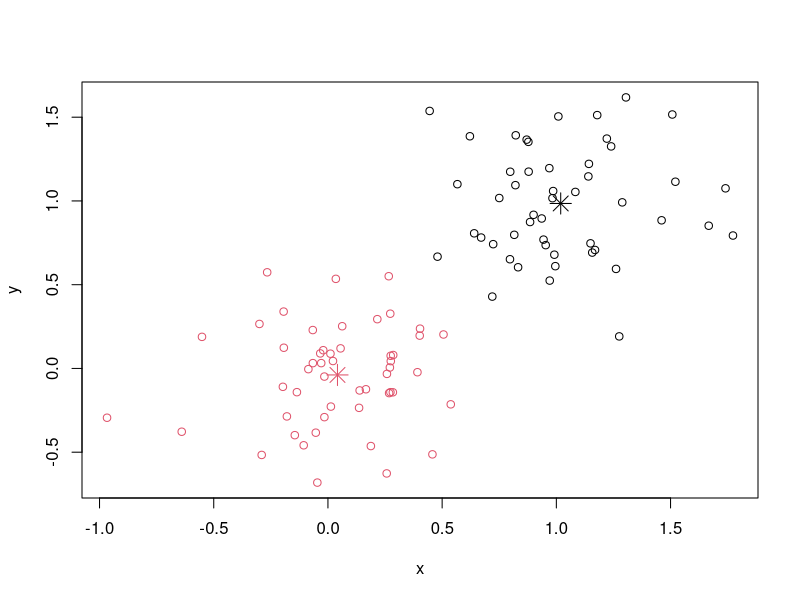
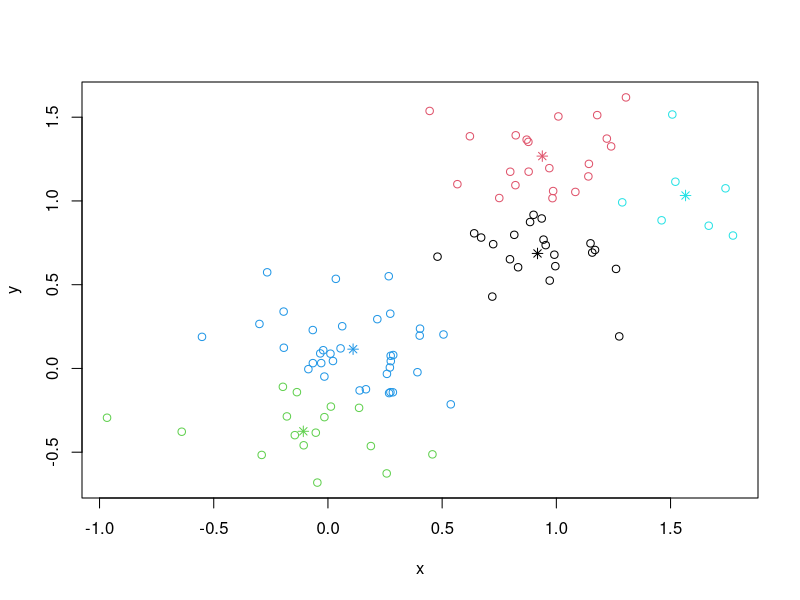

These charts were generated, in order, by the following R code:
require(graphics)

x <- rbind(matrix(rnorm(100,sd=0.3),ncol=2),
           matrix(rnorm(100,mean=1,sd=0.3),
                  ncol=2))

colnames(x) <- c("x","y")
cl <- kmeans(x,2)
cl

plot(x,col=cl$cluster)
points(cl$centers,col=1:2,pch=8,cex=2)

cl <- kmeans(x,5,nstart=25)
plot(x,col=cl$cluster)
points(cl$centers, col=1:5,pch=8)
